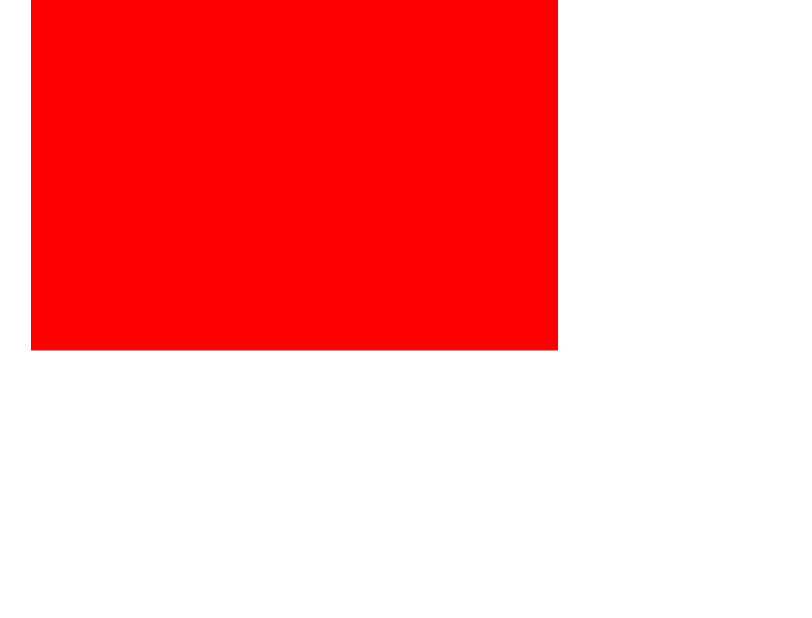
#> input picture PIV data/Mask.png, 1624 x 1236 px, given in place of Mask.tif, which was not available (shown at 1/2 size); the run also reads 1 picture not shown here
$ python 'Image correlator [v2].py'
#> lines starting #> are read from the running program, lines starting #| are printed output that depends on the picture; after the words box and inside, x2 and y2 are one past the last pixel; in counts of white or black regions, pixels touching at a corner belong together; pictures that were not available may be replaced by others from this repository, and a replacement may not be noted
# ---------- Step 0: Inititalize ---------
# Import required modules
import numpy as np
import cv2
import matplotlib.pyplot as plt
from scipy.signal import correlate2d
import os
import sys

# Define path to data folder
folder_path = '..\\PIV_data'

# ---------- Step 1: Load image ----------
# Define path to image
img_path = os.path.join(folder_path, 'B00001.tif')

# Load image
img = cv2.imread(img_path, cv2.IMREAD_GRAYSCALE)

# ---------- Step 2: Split image vertically ----------
# Assuming two images are stacked vertically
height = img.shape[0] // 2
#> height = 1236
frame_a = img[:height, :]
frame_b = img[height:, :]

# ---------- Step 3: Apply the mask ----------
# Define path to mask
mask_path = os.path.join(folder_path, 'Mask.tif')

# Load mask
mask = cv2.imread(mask_path, cv2.IMREAD_GRAYSCALE)
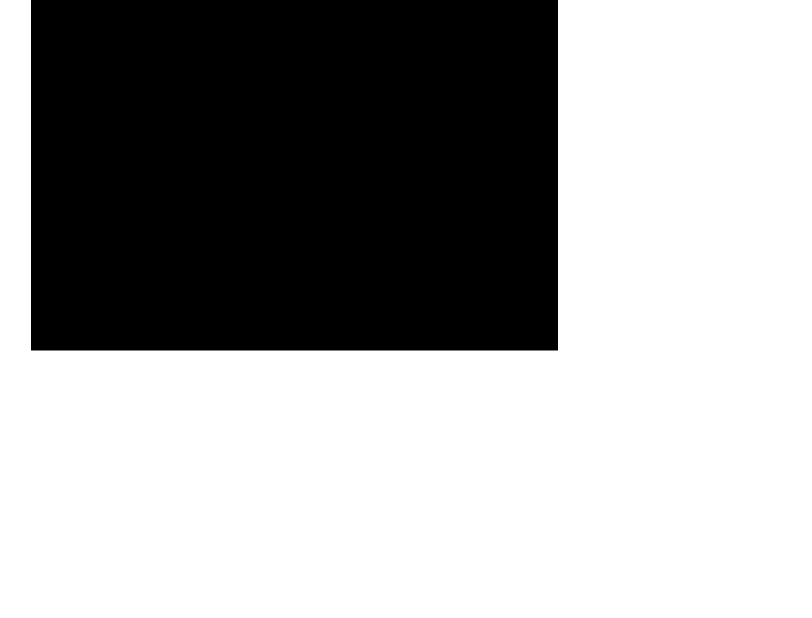
#> mask: shape (1236, 1624) (shown at 1/2 size); values 147 (black) and 255 (white), 63.2% white; 1 black region, box (x1, y1, x2, y2) and area: (62, 0, 1116, 701) 738854

# Check if mask is loaded properly
if mask is None:
    print("Failed to load the mask.")
    sys.exit()

# Ensure mask size matches image size
if mask.shape != frame_a.shape or mask.shape != frame_b.shape:
    print("Mask size does not match the image sizes.")
    sys.exit()

# Apply mask to both frames
frame_a_masked = cv2.bitwise_and(frame_a, frame_a, mask=mask)
frame_b_masked = cv2.bitwise_and(frame_b, frame_b, mask=mask)

# ---------- Step 4: Descretize image in windows ----------
# Define window and search sizes
window_size = 32
search_size = int(window_size * 1.5)

# Obtain dimensions of image
rows, cols = frame_a_masked.shape
#> rows = 1236; cols = 1624

# Compute number of windows
num_windows_y = (rows - (search_size - window_size)) // window_size
#> num_windows_y = 38
num_windows_x = (cols - (search_size - window_size)) // window_size
#> num_windows_x = 50

# Determine starting location of first window
y0 = (rows - num_windows_y * window_size) // 2
#> y0 = 10
x0 = (cols - num_windows_x * window_size) // 2
#> x0 = 12

# Create arrays to store displacements
displacement_x = np.zeros((rows, cols))
displacement_y = np.zeros((rows, cols))

# ---------- Step 5: Cross-correlate two frames ----------
for y in range(num_windows_y):
    for x in range(num_windows_x):
        # Define window in frame_a
        start_y_a = int(y0 + y * window_size)
        start_x_a = int(x0 + x * window_size)
        window_a = frame_a_masked[start_y_a:start_y_a + window_size, start_x_a:start_x_a + window_size]

        # Define search window in frame_b
        start_y_b = int(y0 + y * window_size - 0.25 * window_size)
        start_x_b = int(x0 + x * window_size - 0.25 * window_size)
        search_b = frame_b_masked[start_y_b:start_y_b + search_size, start_x_b:start_x_b + search_size]

        # Skip windows that include masked areas
        if np.any(mask[start_y_b:start_y_b + search_size, start_x_b:start_x_b + search_size] == 0):
            continue

        # Cross-correlate window from frame_a with search window from frame_b
        result = cv2.matchTemplate(search_b, window_a, cv2.TM_CCORR_NORMED)
        _, _, _, max_loc = cv2.minMaxLoc(result)

        # Compute displacement
        displacement_x[start_y_a:start_y_a + window_size, start_x_a:start_x_a + window_size] = max_loc[0] - (search_size - window_size) // 2
        displacement_y[start_y_a:start_y_a + window_size, start_x_a:start_x_a + window_size] = max_loc[1] - (search_size - window_size) // 2
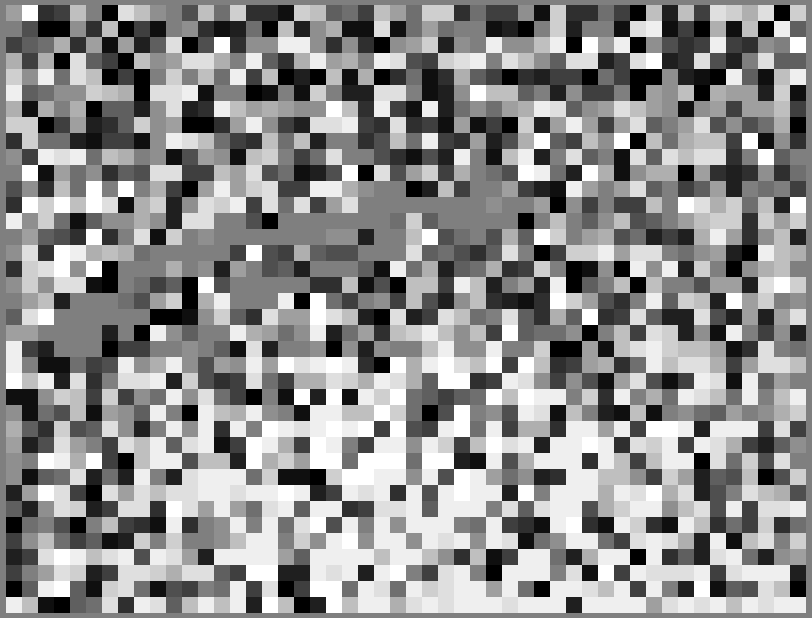
#> displacement_x: shape (1236, 1624) float64 (shown at 1/2 size); min -8, max 8, mean 0.86; drawn with min black and max white
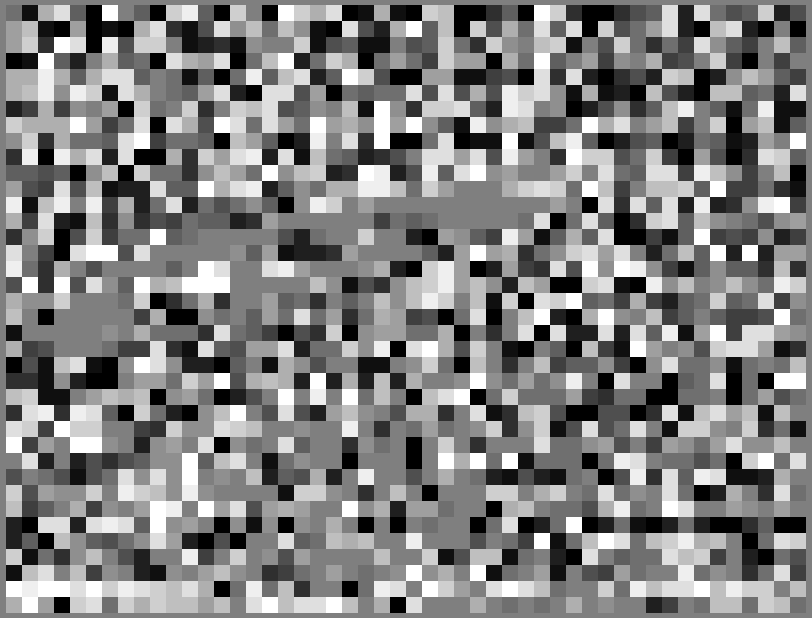
#> displacement_y: shape (1236, 1624) float64 (shown at 1/2 size); min -8, max 8, mean 0.0546; drawn with min black and max white
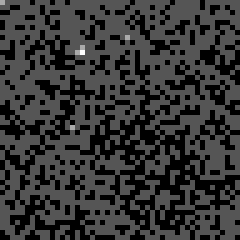
#> search_b: shape (48, 48) (shown 5 times larger); min 2, max 5, mean 2.62; drawn with min black and max white

# ---------- Step 6: Obtain flow velocities ----------
# Constants for conversion
pixel_pitch = 0.0000044         # meters
magnification = 0.047754667
dt = 0.000075                   # seconds

# Calculate displacements in meters
displacement_x_meters = (displacement_x * pixel_pitch) / magnification
displacement_y_meters = (displacement_y * pixel_pitch) / magnification

# Calculate velocity in meters per second
u = displacement_x_meters / dt      # x-component
v = displacement_y_meters / dt      # y-component
V = np.sqrt(u**2 + v**2)            # magnitude
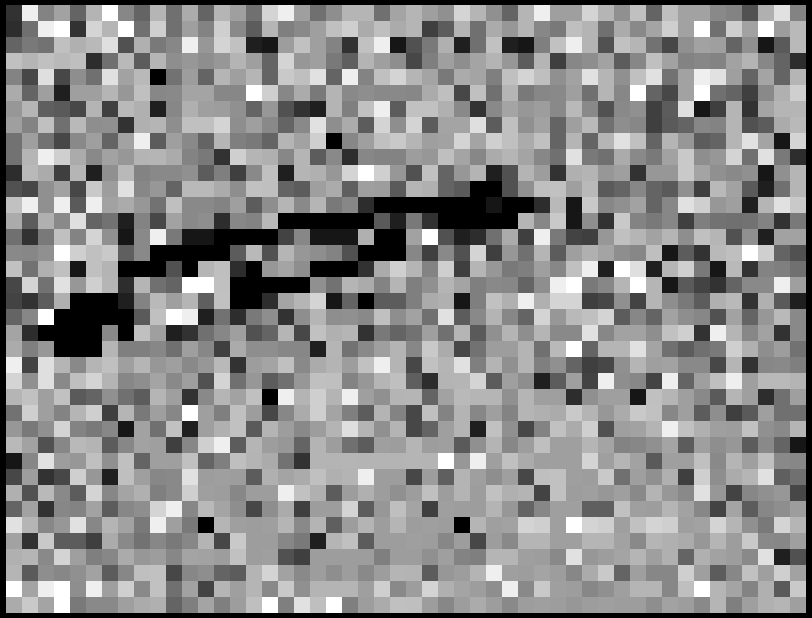
#> V: shape (1236, 1624) float64 (shown at 1/2 size); min 0, max 13.9, mean 7.56; drawn with min black and max white

# -------- Step 7: Visualize results ----------
# Create grid with physical distances in mm
x = np.arange(0, cols) * (pixel_pitch / magnification * 1000)
#> x = 1624 values from 0 to 149.5
y = np.arange(0, rows) * (pixel_pitch / magnification * 1000)
#> y = 1236 values from 0 to 113.8
X, Y = np.meshgrid(x, y)

# Determine visualization boundaries in px
x_start = x0
#> x_start = 12
x_end = int(x0 + num_windows_x * window_size)
#> x_end = 1612
y_start = y0
y_end = int(y0 + num_windows_y * window_size)

# Plot velocity field
plt.figure(figsize=(10, 8))
cp = plt.contourf(X[y_start:y_end, x_start:x_end], Y[y_start:y_end, x_start:x_end], V[y_start:y_end, x_start:x_end], 50, cmap='viridis', zorder=1)
plt.quiver(X[y_start:y_end:64, x_start:x_end:64], Y[y_start:y_end:64, x_start:x_end:64], u[y_start:y_end:64, x_start:x_end:64], v[y_start:y_end:64, x_start:x_end:64], color='red', scale=500, zorder=2)

# Process mask for overlay
mask_overlay = np.zeros((*mask.shape, 4), dtype=np.uint8)       # Initialize mask overlay with transparent background
mask_overlay[mask == 0, :] = [200, 200, 200, 255]               # Set gray color for masked areas

# Overlay mask on contour plot
plt.imshow(mask_overlay[y_start:y_end, x_start:x_end], extent=[0, max(x), max(y), 0], aspect='auto', zorder=4)

# Process mask for second extended overlay
kernel = np.ones((search_size, search_size), np.uint8)          # Create dilation kernel (structuring element) for extending mask
mask_inverted = cv2.bitwise_not(mask)                           # Invert mask to ensure black area is expanded
mask_dilated = cv2.dilate(mask_inverted, kernel, iterations=1)  # Dilate inverted mask
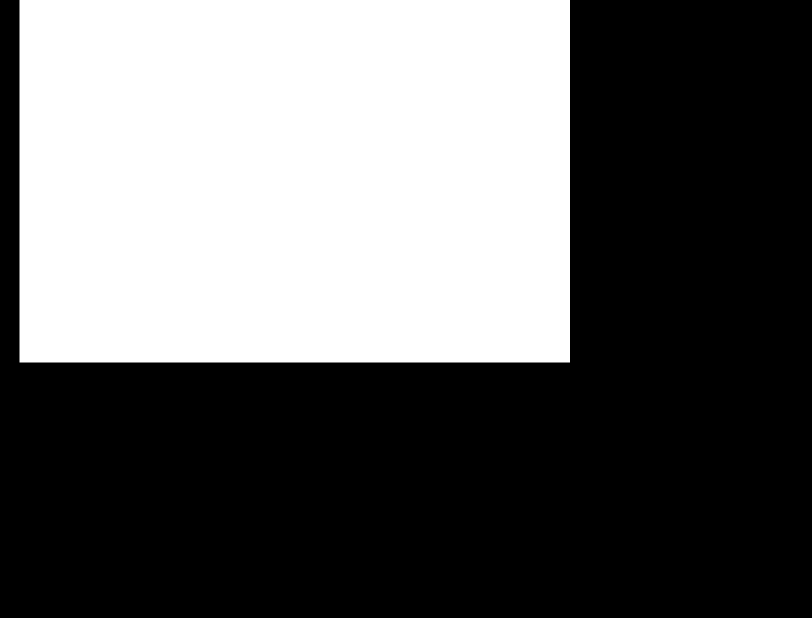
#> mask_dilated: shape (1236, 1624) (shown at 1/2 size); values 0 (black) and 108 (white), 39.8% white; 1 white region, box (x1, y1, x2, y2) and area: (39, 0, 1140, 725) 798225
mask = cv2.bitwise_not(mask_dilated)                            # Invert dilated mask back to original form
mask_overlay_white = np.zeros((*mask.shape, 4), dtype=np.uint8) # Intialize mask overlay with transparent background
mask_overlay_white[mask == 0, :] = [255, 255, 255, 255]         # Set white color for extended masked area

# Overlay extended mask on contour plot
plt.imshow(mask_overlay_white[y_start:y_end, x_start:x_end], extent=[0, max(x), max(y), 0], aspect='auto', zorder=3)

# Final plot adjustments
cbar = plt.colorbar(cp)
cbar.set_label('Velocity in m/s', rotation=270)
plt.title('Instantaneous velocity field at α=15°')
plt.xlabel('X [mm]')
plt.ylabel('Y [mm]')
plt.show()
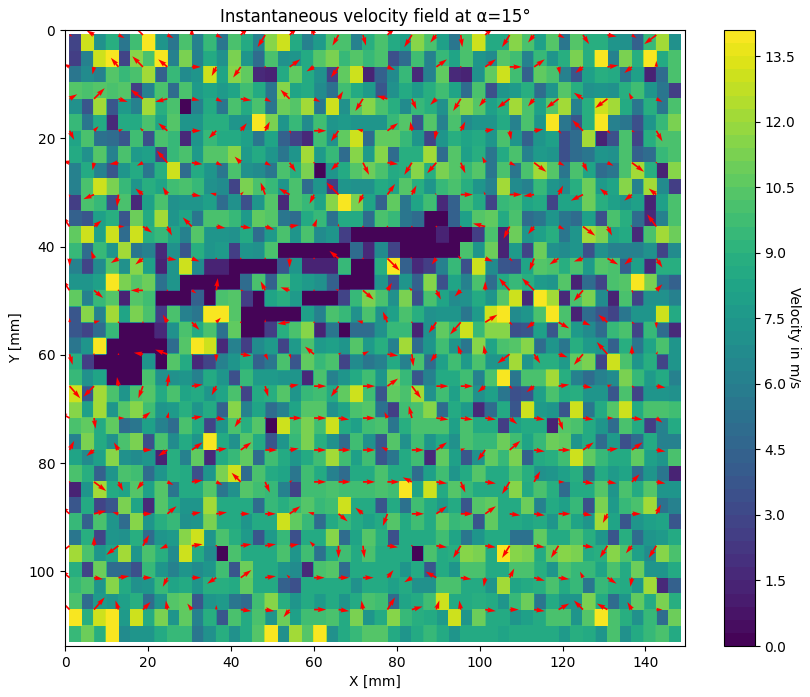
#> figure drawn by matplotlib, 2 panels
